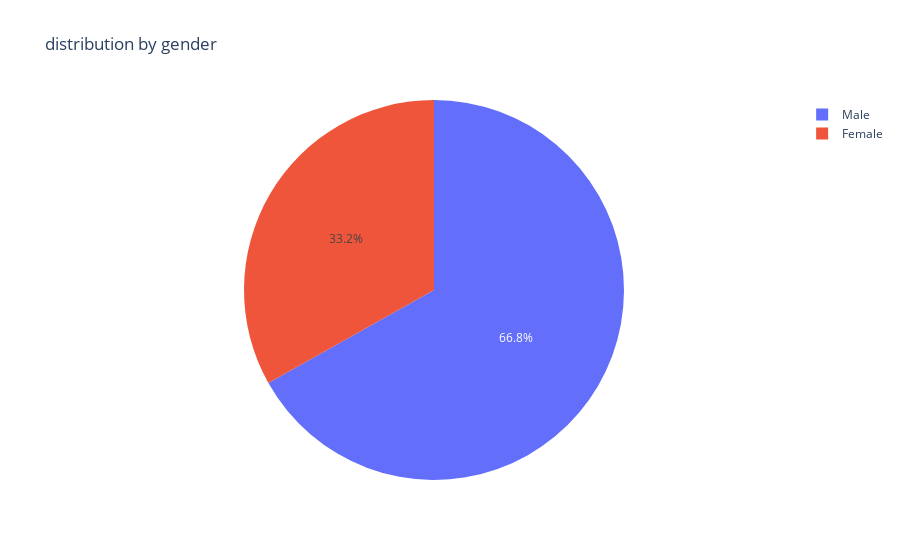

The code cell stored with this chart in its notebook:
### Markdown cell above
We see that federal government provides a safety net for salary (you can't just get fired) hence why we see a good proportion of federal employees making more than 50k. However, self-employed people with an incorporation have a better proportion of making more than 50k (more people make more than 50k (938) than less than  50k (757)) hence why the proportion is more than 50k.

### Code cell
import plotly.express as plotly

plotly.pie(income, names = 'gender', title='distribution by gender')

### Figure 1 — Plotly figure (JSON) as saved in the notebook; plotly's stock layout.template omitted (floating-point values rounded to 4 significant figures; data arrays with more than 128 entries replaced by an {"elided": "..."} marker saying what was removed)
{"data": [{"domain": {"x": [0, 1], "y": [0, 1]}, "hovertemplate": "gender=%{label}<extra></extra>", "labels": {"elided": "48842 str values"}, "legendgroup": "", "name": "", "showlegend": true, "type": "pie"}], "layout": {"legend": {"tracegroupgap": 0}, "title": {"text": "distribution by gender"}}}
